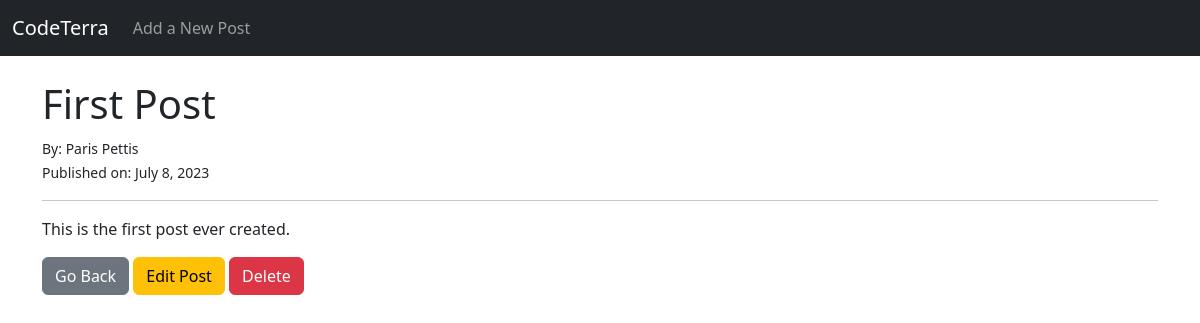
The app's page /article/1 with its own data.
### main_blog/models.py (models this page shows, shortened)
class Post(models.Model):
    title = models.CharField(max_length=255)
    title_tag = models.CharField(max_length=255)
    author = models.ForeignKey(User, on_delete=models.CASCADE) ## if user gets deleted all user's posts get deleted.
    body = models.TextField()
    post_date = models.DateField(auto_now_add=True)

### main_blog/views.py (the view)
# urls.py: path('article/<int:pk>', ArticleView.as_view(), name="article_detail"),
class ArticleView(DetailView):
    model = Post
    template_name = 'article_details.html'

### main_blog/templates/article_details.html (shortened to what this page needs)
{% extends 'base.html' %}
{% block content %}
    <h1>
        {{ post.title }}
    </h1>
    <small>
        By: {{ post.author.first_name }} {{ post.author.last_name }}
    </small>
    <br>
    <small>
        Published on: {{ post.post_date }}
    </small>
    <hr>
    <p>
        {{ post.body }}
    </p>
    <a href="{% url 'home' %}" class="btn btn-secondary">Go Back</a>
    <a href="{% url 'update_post' post.pk %}" class="btn btn-warning">Edit Post</a>
    <a href="{% url 'delete_post' post.pk %}" class="btn btn-danger">Delete</a>
    {% endblock %}

### records on screen
Post: title "First Post", author.first_name "Paris", author.last_name "Pettis", post_date "July 8, 2023", body "This is the first post ever created."
